Frame 1 (no input): blank canvas, image omitted
Frame 60 (no input): blank canvas, image omitted
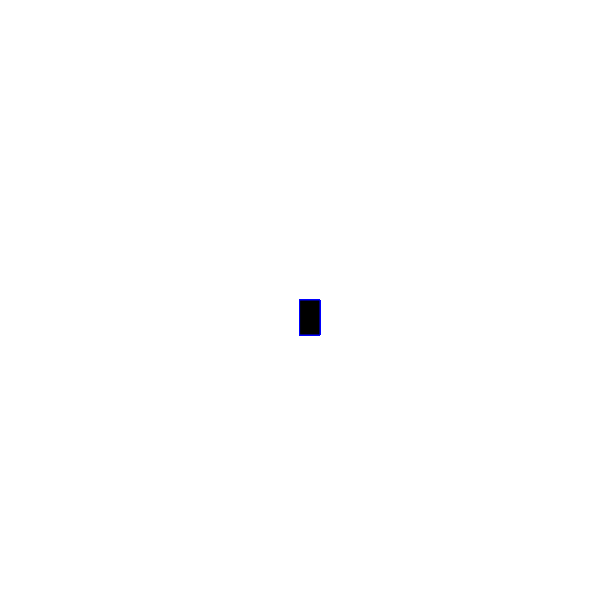
Frame 120 (the mouse pressed at the canvas centre since frame 60)

The p5.js sketch whose frames 1 and 60 were blank and that drew this single picture after the mouse press (run headless with seeded random() and noise() and a simulated clock; from frame 60 on, the mouse is pressed at the canvas centre):

// p5.js sketch
// ── sketch.js
function setup() {
    createCanvas(600, 600);
     background("white");
  }
  
  
  function draw() {
    
    stroke ("blue");
    fill ("black");
   
    
    // console.log(mouseIsPressed);
    
    if (mouseIsPressed){
      rect(mouseX, mouseY, 20, 35);
    }
  }
